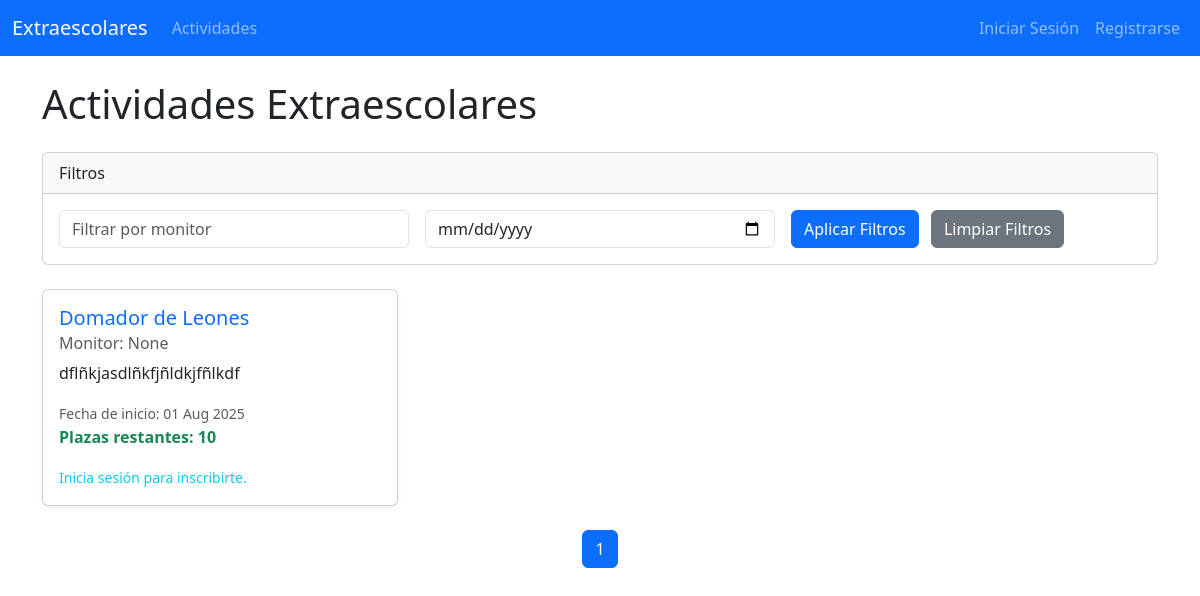
The app's page /, older data.
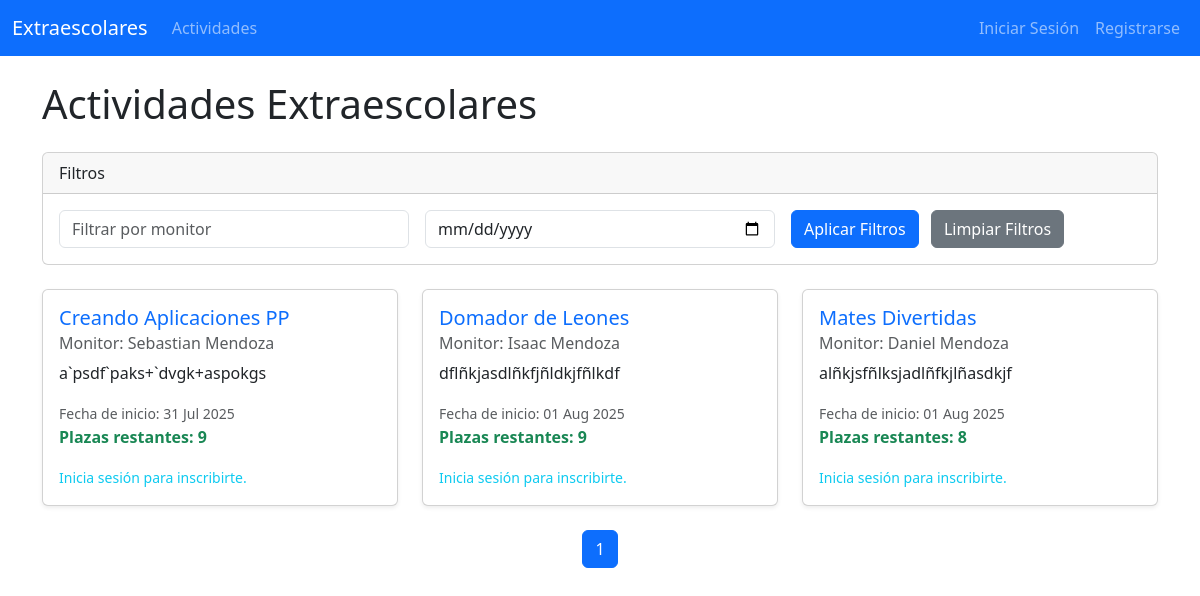
The same page, newer data.
### actividades/models.py (models this page shows, shortened)
class Actividad(models.Model):
    nombre = models.CharField(max_length=200)
    descripcion = models.TextField()
    monitor = models.ForeignKey(Monitor, on_delete=models.SET_NULL, null=True, blank=True)
    plazas_maximas = models.IntegerField()
    fecha_inicio = models.DateField()
    def plazas_restantes(self):
        inscripciones_actuales = self.inscripcion_set.count()
        return self.plazas_maximas - inscripciones_actuales

class Monitor(models.Model):
    usuario = models.OneToOneField(User, on_delete=models.CASCADE, related_name='monitor_profile')
    nombre_completo = models.CharField(max_length=200)
    correo = models.EmailField(unique=True)
    especialidad = models.CharField(max_length=100, blank=True, null=True)
    def __str__(self):
        return self.nombre_completo

### actividades/views.py (the view)
# urls.py: path('', actividades_views.lista_actividades, name='lista_actividades'), # Página de inicio
def lista_actividades(request):
    actividades_list = Actividad.objects.all().order_by('fecha_inicio')
    monitor_filter = request.GET.get('monitor')
    curso_filter = request.GET.get('curso')
    fecha_filter = request.GET.get('fecha')
    if monitor_filter:
        actividades_list = actividades_list.filter(monitor__nombre_completo__icontains=monitor_filter)
    if curso_filter:
        pass
    if fecha_filter:
        actividades_list = actividades_list.filter(fecha_inicio=fecha_filter)
    paginator = Paginator(actividades_list, 5)  # 5 actividades por página
    page_number = request.GET.get('page')
    page_obj = paginator.get_page(page_number)
    context = {
        'page_obj': page_obj,
        'monitors': Actividad.objects.values_list('monitor', flat=True).distinct(),
    }
    return render(request, 'actividades/lista_actividades.html', context)

### templates/actividades/lista_actividades.html (shortened to what this page needs)
{% extends 'base.html' %}
{% block content %}
<h1 class="mb-4">Actividades Extraescolares</h1>
<div class="card mb-4">
    <div class="card-header">
        Filtros
    </div>
    <div class="card-body">
        <form method="GET" action="{% url 'lista_actividades' %}" class="row g-3 align-items-center">
            <div class="col-md-4">
                <input type="text" class="form-control" id="monitor-filter" name="monitor" placeholder="Filtrar por monitor" value="{{ request.GET.monitor }}">
            </div>
            <div class="col-md-4">
                <input type="date" class="form-control" id="fecha-filter" name="fecha" value="{{ request.GET.fecha }}">
            </div>
            <div class="col-md-auto">
                <button type="submit" class="btn btn-primary">Aplicar Filtros</button>
                <a href="{% url 'lista_actividades' %}" class="btn btn-secondary ms-2">Limpiar Filtros</a>
            </div>
        </form>
    </div>
</div>
{% if page_obj %}
    <div class="row row-cols-1 row-cols-md-2 row-cols-lg-3 g-4">
        {% for actividad in page_obj %}
        <div class="col">
            <div class="card h-100 shadow-sm">
                <div class="card-body">
                    <h5 class="card-title text-primary">{{ actividad.nombre }}</h5>
                    <h6 class="card-subtitle mb-2 text-muted">Monitor: {{ actividad.monitor }}</h6>
                    <p class="card-text">{{ actividad.descripcion|truncatechars:150 }}</p>
                    <p class="card-text">
                        <small class="text-muted">Fecha de inicio: {{ actividad.fecha_inicio|date:"d M Y" }}</small><br>
                        <strong class="{% if actividad.plazas_restantes <= 5 %}text-warning{% else %}text-success{% endif %}">
                            Plazas restantes: {{ actividad.plazas_restantes }}
                        </strong>
                    </p>
                    {% if user.is_authenticated and user.alumno %}
                        {% if actividad.plazas_restantes > 0 %}
                            <a href="{% url 'inscribirse_actividad' actividad.id %}" class="btn btn-success btn-sm">Inscribirse</a>
                        {% else %}
                            <button class="btn btn-danger btn-sm" disabled>Plazas Agotadas</button>
                        {% endif %}
                    {% elif not user.is_authenticated %}
                         <p class="card-text"><small class="text-info">Inicia sesión para inscribirte.</small></p>
                    {% endif %}
                </div>
            </div>
        </div>
        {% endfor %}
    </div>
    <nav aria-label="Page navigation" class="mt-4">
        <ul class="pagination justify-content-center">
            {% for num in page_obj.paginator.page_range %}
                {% if page_obj.number == num %}
                    <li class="page-item active"><a class="page-link" href="#">{{ num }}</a></li>
                {% elif num > page_obj.number|add:'-3' and num < page_obj.number|add:'3' %}
                    <li class="page-item"><a class="page-link" href="?page={{ num }}{% if request.GET.monitor %}&monitor={{ request.GET.monitor }}{% endif %}{% if request.GET.fecha %}&fecha={{ request.GET.fecha }}{% endif %}">{{ num }}</a></li>
                {% endif %}
            {% endfor %}
        </ul>
    </nav>
{% else %}
    <div class="alert alert-info" role="alert">
        No hay actividades disponibles en este momento.
    </div>
{% endif %}
{% endblock %}

### templates/base.html (shortened to what this page needs)
{% load static %}
<!DOCTYPE html>
<html lang="es">
<head>
    <link href="https://cdn.jsdelivr.net/npm/bootstrap@5.3.3/dist/css/bootstrap.min.css" rel="stylesheet">
    <link rel="stylesheet" href="https://cdn.jsdelivr.net/npm/bootstrap-icons@1.11.3/font/bootstrap-icons.min.css">
</head>
<body>
    <nav class="navbar navbar-expand-lg navbar-dark bg-primary">
        <div class="container-fluid">
            <a class="navbar-brand" href="{% url 'lista_actividades' %}">Extraescolares</a>
            <div class="collapse navbar-collapse" id="navbarNav">
                <ul class="navbar-nav me-auto mb-2 mb-lg-0">
                    <li class="nav-item">
                        <a class="nav-link" href="{% url 'lista_actividades' %}">Actividades</a>
                    </li>
                </ul>
                <ul class="navbar-nav">
                    {% if user.is_authenticated %}
                        <li class="nav-item">
                            <span class="nav-link text-white-50">Hola, {{ user.username }}</span>
                        </li>
                        <li class="nav-item">
                            <a class="nav-link" href="{% url 'logout' %}">Cerrar Sesión</a>
                        </li>
                    {% else %}
                        <li class="nav-item">
                            <a class="nav-link" href="{% url 'login' %}">Iniciar Sesión</a>
                        </li>
                        <li class="nav-item">
                            <a class="nav-link" href="{% url 'signup' %}">Registrarse</a>
                        </li>
                    {% endif %}
                </ul>
            </div>
        </div>
    </nav>
    <div class="container mt-4">
        {% block content %}
        {% endblock %}
    </div>
</body>
</html>

Row changes from the older to the newer data that the page shows:
added Actividad: nombre "Creando Aplicaciones PP", monitor "Sebastian Mendoza", descripcion "a`psdf`paks+`dvgk+aspokgs", fecha_inicio "31 Jul 2025", plazas_restantes "9"
changed Actividad "Domador de Leones": monitor "None" → "Isaac Mendoza"; plazas_restantes "10" → "9"
added Actividad: nombre "Mates Divertidas", monitor "Daniel Mendoza", descripcion "alñkjsfñlksjadlñfkjlñasdkjf", fecha_inicio "01 Aug 2025", plazas_restantes "8"
